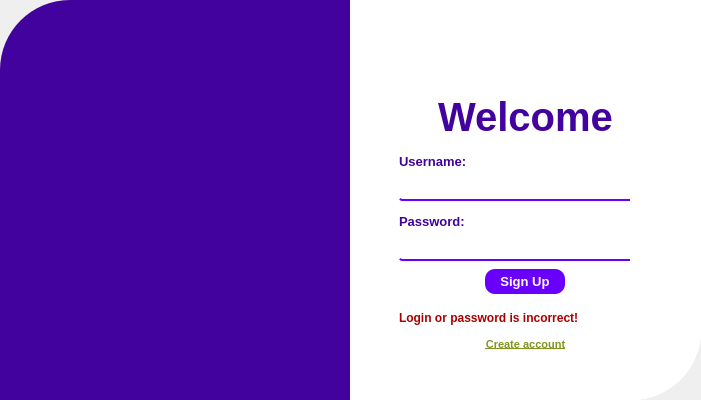
<?xml version="1.0" encoding="UTF-8"?>
<ui version="4.0">
 <class>LoginWindow</class>
 <widget class="QMainWindow" name="LoginWindow">
  <property name="geometry">
   <rect>
    <x>0</x>
    <y>0</y>
    <width>700</width>
    <height>400</height>
   </rect>
  </property>
  <property name="windowTitle">
   <string>MainWindow</string>
  </property>
  <property name="styleSheet">
   <string notr="true">QLineEdit{
	border:none;
	border-bottom: 2px solid rgb(105, 0, 255);
	border-radius: 3px;
}</string>
  </property>
  <widget class="QWidget" name="centralwidget">
   <property name="styleSheet">
    <string notr="true">background-color: transparent;
</string>
   </property>
   <layout class="QGridLayout" name="gridLayout">
    <property name="leftMargin">
     <number>0</number>
    </property>
    <property name="topMargin">
     <number>0</number>
    </property>
    <property name="rightMargin">
     <number>0</number>
    </property>
    <property name="bottomMargin">
     <number>0</number>
    </property>
    <property name="spacing">
     <number>0</number>
    </property>
    <item row="0" column="0" rowspan="2">
     <widget class="QWidget" name="widget" native="true">
      <property name="minimumSize">
       <size>
        <width>350</width>
        <height>0</height>
       </size>
      </property>
      <property name="maximumSize">
       <size>
        <width>350</width>
        <height>16777215</height>
       </size>
      </property>
      <property name="styleSheet">
       <string notr="true">background-color: rgb(66, 2, 157);
border-top-left-radius: 70px;</string>
      </property>
      <layout class="QGridLayout" name="gridLayout_3">
       <property name="leftMargin">
        <number>0</number>
       </property>
       <property name="topMargin">
        <number>0</number>
       </property>
       <property name="rightMargin">
        <number>0</number>
       </property>
       <property name="bottomMargin">
        <number>0</number>
       </property>
       <property name="spacing">
        <number>0</number>
       </property>
       <item row="0" column="1">
        <spacer name="verticalSpacer_4">
         <property name="orientation">
          <enum>Qt::Vertical</enum>
         </property>
         <property name="sizeHint" stdset="0">
          <size>
           <width>20</width>
           <height>40</height>
          </size>
         </property>
        </spacer>
       </item>
       <item row="2" column="1">
        <spacer name="verticalSpacer_3">
         <property name="orientation">
          <enum>Qt::Vertical</enum>
         </property>
         <property name="sizeHint" stdset="0">
          <size>
           <width>20</width>
           <height>40</height>
          </size>
         </property>
        </spacer>
       </item>
       <item row="1" column="0">
        <spacer name="horizontalSpacer_3">
         <property name="orientation">
          <enum>Qt::Horizontal</enum>
         </property>
         <property name="sizeHint" stdset="0">
          <size>
           <width>40</width>
           <height>20</height>
          </size>
         </property>
        </spacer>
       </item>
       <item row="1" column="1">
        <widget class="QLabel" name="label">
         <property name="minimumSize">
          <size>
           <width>0</width>
           <height>0</height>
          </size>
         </property>
         <property name="text">
          <string/>
         </property>
         <property name="pixmap">
          <pixmap resource="../static/resources_1.qrc">:/image/images/racoon.gif</pixmap>
         </property>
         <property name="alignment">
          <set>Qt::AlignCenter</set>
         </property>
        </widget>
       </item>
       <item row="1" column="2">
        <spacer name="horizontalSpacer_4">
         <property name="orientation">
          <enum>Qt::Horizontal</enum>
         </property>
         <property name="sizeHint" stdset="0">
          <size>
           <width>40</width>
           <height>20</height>
          </size>
         </property>
        </spacer>
       </item>
      </layout>
     </widget>
    </item>
    <item row="0" column="1">
     <widget class="QWidget" name="widget_2" native="true">
      <property name="styleSheet">
       <string notr="true">background-color: rgb(255, 255, 255);
border-bottom-right-radius: 70px;</string>
      </property>
      <layout class="QGridLayout" name="gridLayout_2">
       <property name="leftMargin">
        <number>0</number>
       </property>
       <property name="topMargin">
        <number>6</number>
       </property>
       <property name="rightMargin">
        <number>0</number>
       </property>
       <property name="bottomMargin">
        <number>0</number>
       </property>
       <property name="spacing">
        <number>0</number>
       </property>
       <item row="1" column="0">
        <widget class="QWidget" name="widget_4" native="true">
         <layout class="QGridLayout" name="gridLayout_6">
          <property name="leftMargin">
           <number>0</number>
          </property>
          <property name="topMargin">
           <number>0</number>
          </property>
          <property name="rightMargin">
           <number>0</number>
          </property>
          <property name="bottomMargin">
           <number>0</number>
          </property>
          <property name="spacing">
           <number>0</number>
          </property>
          <item row="0" column="0">
           <widget class="QStackedWidget" name="stackedWidget">
            <property name="styleSheet">
             <string notr="true">
background-color: rgb(255, 255, 255);</string>
            </property>
            <property name="lineWidth">
             <number>0</number>
            </property>
            <property name="currentIndex">
             <number>0</number>
            </property>
            <widget class="QWidget" name="sign_up_Page">
             <layout class="QGridLayout" name="gridLayout_5">
              <property name="leftMargin">
               <number>0</number>
              </property>
              <property name="topMargin">
               <number>0</number>
              </property>
              <property name="rightMargin">
               <number>0</number>
              </property>
              <property name="bottomMargin">
               <number>0</number>
              </property>
              <property name="horizontalSpacing">
               <number>0</number>
              </property>
              <item row="1" column="0">
               <spacer name="horizontalSpacer">
                <property name="orientation">
                 <enum>Qt::Horizontal</enum>
                </property>
                <property name="sizeType">
                 <enum>QSizePolicy::Fixed</enum>
                </property>
                <property name="sizeHint" stdset="0">
                 <size>
                  <width>40</width>
                  <height>20</height>
                 </size>
                </property>
               </spacer>
              </item>
              <item row="0" column="1">
               <spacer name="verticalSpacer_2">
                <property name="orientation">
                 <enum>Qt::Vertical</enum>
                </property>
                <property name="sizeType">
                 <enum>QSizePolicy::Fixed</enum>
                </property>
                <property name="sizeHint" stdset="0">
                 <size>
                  <width>20</width>
                  <height>30</height>
                 </size>
                </property>
               </spacer>
              </item>
              <item row="1" column="5">
               <spacer name="horizontalSpacer_2">
                <property name="orientation">
                 <enum>Qt::Horizontal</enum>
                </property>
                <property name="sizeType">
                 <enum>QSizePolicy::Fixed</enum>
                </property>
                <property name="sizeHint" stdset="0">
                 <size>
                  <width>40</width>
                  <height>20</height>
                 </size>
                </property>
               </spacer>
              </item>
              <item row="2" column="1">
               <spacer name="verticalSpacer">
                <property name="orientation">
                 <enum>Qt::Vertical</enum>
                </property>
                <property name="sizeType">
                 <enum>QSizePolicy::Fixed</enum>
                </property>
                <property name="sizeHint" stdset="0">
                 <size>
                  <width>20</width>
                  <height>40</height>
                 </size>
                </property>
               </spacer>
              </item>
              <item row="1" column="1" colspan="2">
               <widget class="QWidget" name="widget_3" native="true">
                <property name="styleSheet">
                 <string notr="true">color: rgb(66, 2, 157);</string>
                </property>
                <layout class="QGridLayout" name="gridLayout_4">
                 <item row="0" column="0" colspan="2">
                  <widget class="QLabel" name="logo_Label">
                   <property name="text">
                    <string/>
                   </property>
                   <property name="pixmap">
                    <pixmap resource="../static/resources_1.qrc">:/image/images/logo_login.png</pixmap>
                   </property>
                   <property name="alignment">
                    <set>Qt::AlignCenter</set>
                   </property>
                  </widget>
                 </item>
                 <item row="5" column="0" colspan="2">
                  <widget class="QLabel" name="label_5">
                   <property name="font">
                    <font>
                     <family>Arial</family>
                     <pointsize>10</pointsize>
                     <weight>75</weight>
                     <bold>true</bold>
                    </font>
                   </property>
                   <property name="text">
                    <string>Password:</string>
                   </property>
                  </widget>
                 </item>
                 <item row="1" column="0" colspan="2">
                  <widget class="QLabel" name="welcome_Label">
                   <property name="font">
                    <font>
                     <family>Arial</family>
                     <pointsize>30</pointsize>
                     <weight>75</weight>
                     <bold>true</bold>
                    </font>
                   </property>
                   <property name="text">
                    <string>Welcome</string>
                   </property>
                   <property name="alignment">
                    <set>Qt::AlignCenter</set>
                   </property>
                  </widget>
                 </item>
                 <item row="2" column="0" colspan="2">
                  <widget class="QLabel" name="user_Label">
                   <property name="font">
                    <font>
                     <family>Arial</family>
                     <pointsize>10</pointsize>
                     <weight>75</weight>
                     <bold>true</bold>
                    </font>
                   </property>
                   <property name="text">
                    <string>Username:</string>
                   </property>
                  </widget>
                 </item>
                 <item row="9" column="0" colspan="2">
                  <widget class="QPushButton" name="create_account_Button">
                   <property name="font">
                    <font>
                     <family>Arial</family>
                     <pointsize>8</pointsize>
                     <weight>75</weight>
                     <bold>true</bold>
                     <underline>true</underline>
                    </font>
                   </property>
                   <property name="styleSheet">
                    <string notr="true">color: rgb(130, 149, 33);
background-color: rgb(240, 240, 240);
background-color: transparent;
</string>
                   </property>
                   <property name="text">
                    <string>Create account</string>
                   </property>
                  </widget>
                 </item>
                 <item row="4" column="0">
                  <widget class="QLineEdit" name="user_Line">
                   <property name="font">
                    <font>
                     <family>Arial</family>
                     <pointsize>10</pointsize>
                     <weight>75</weight>
                     <bold>true</bold>
                    </font>
                   </property>
                  </widget>
                 </item>
                 <item row="6" column="0">
                  <widget class="QLineEdit" name="password_Line">
                   <property name="font">
                    <font>
                     <family>Arial</family>
                     <pointsize>10</pointsize>
                     <weight>75</weight>
                     <bold>true</bold>
                    </font>
                   </property>
                   <property name="echoMode">
                    <enum>QLineEdit::Password</enum>
                   </property>
                  </widget>
                 </item>
                 <item row="6" column="1">
                  <widget class="QPushButton" name="vision_pass_Buttom">
                   <property name="maximumSize">
                    <size>
                     <width>16</width>
                     <height>16</height>
                    </size>
                   </property>
                   <property name="styleSheet">
                    <string notr="true">border:none;</string>
                   </property>
                   <property name="text">
                    <string/>
                   </property>
                   <property name="icon">
                    <iconset resource="../static/resources_1.qrc">
                     <normaloff>:/icons/icon/eye (1).svg</normaloff>:/icons/icon/eye (1).svg</iconset>
                   </property>
                  </widget>
                 </item>
                 <item row="7" column="0" colspan="2" alignment="Qt::AlignHCenter|Qt::AlignVCenter">
                  <widget class="QPushButton" name="sign_up_Buttom">
                   <property name="minimumSize">
                    <size>
                     <width>80</width>
                     <height>25</height>
                    </size>
                   </property>
                   <property name="maximumSize">
                    <size>
                     <width>60</width>
                     <height>16777215</height>
                    </size>
                   </property>
                   <property name="font">
                    <font>
                     <family>Arial</family>
                     <pointsize>10</pointsize>
                     <weight>75</weight>
                     <bold>true</bold>
                    </font>
                   </property>
                   <property name="styleSheet">
                    <string notr="true">border-radius: 10px;
color: rgb(255, 255, 255);
background-color: rgb(105, 0, 255);

</string>
                   </property>
                   <property name="text">
                    <string>Sign Up</string>
                   </property>
                   <property name="checkable">
                    <bool>true</bool>
                   </property>
                  </widget>
                 </item>
                 <item row="8" column="0">
                  <widget class="QLabel" name="message_Label">
                   <property name="enabled">
                    <bool>true</bool>
                   </property>
                   <property name="font">
                    <font>
                     <family>Arial</family>
                     <weight>75</weight>
                     <bold>true</bold>
                    </font>
                   </property>
                   <property name="styleSheet">
                    <string notr="true">color: rgb(170, 0, 0);</string>
                   </property>
                   <property name="text">
                    <string>Login or password is incorrect!</string>
                   </property>
                  </widget>
                 </item>
                </layout>
               </widget>
              </item>
             </layout>
            </widget>
            <widget class="QWidget" name="login_Page">
             <layout class="QGridLayout" name="gridLayout_8">
              <property name="leftMargin">
               <number>0</number>
              </property>
              <property name="topMargin">
               <number>0</number>
              </property>
              <property name="rightMargin">
               <number>0</number>
              </property>
              <property name="bottomMargin">
               <number>0</number>
              </property>
              <property name="spacing">
               <number>0</number>
              </property>
              <item row="0" column="1">
               <spacer name="verticalSpacer_5">
                <property name="orientation">
                 <enum>Qt::Vertical</enum>
                </property>
                <property name="sizeType">
                 <enum>QSizePolicy::Fixed</enum>
                </property>
                <property name="sizeHint" stdset="0">
                 <size>
                  <width>20</width>
                  <height>30</height>
                 </size>
                </property>
               </spacer>
              </item>
              <item row="1" column="0">
               <spacer name="horizontalSpacer_5">
                <property name="orientation">
                 <enum>Qt::Horizontal</enum>
                </property>
                <property name="sizeType">
                 <enum>QSizePolicy::Fixed</enum>
                </property>
                <property name="sizeHint" stdset="0">
                 <size>
                  <width>40</width>
                  <height>20</height>
                 </size>
                </property>
               </spacer>
              </item>
              <item row="1" column="1">
               <widget class="QWidget" name="widget_5" native="true">
                <property name="styleSheet">
                 <string notr="true">color: rgb(66, 2, 157);</string>
                </property>
                <layout class="QGridLayout" name="gridLayout_7">
                 <item row="0" column="0" colspan="2">
                  <widget class="QLabel" name="logo_Label_2">
                   <property name="text">
                    <string/>
                   </property>
                   <property name="pixmap">
                    <pixmap resource="../static/resources_1.qrc">:/image/images/logo_login.png</pixmap>
                   </property>
                   <property name="alignment">
                    <set>Qt::AlignCenter</set>
                   </property>
                  </widget>
                 </item>
                 <item row="5" column="0" colspan="2">
                  <widget class="QLabel" name="label_8">
                   <property name="font">
                    <font>
                     <family>Arial</family>
                     <pointsize>10</pointsize>
                     <weight>75</weight>
                     <bold>true</bold>
                    </font>
                   </property>
                   <property name="text">
                    <string>Password:</string>
                   </property>
                  </widget>
                 </item>
                 <item row="9" column="0" colspan="2" alignment="Qt::AlignHCenter|Qt::AlignVCenter">
                  <widget class="QPushButton" name="pushButton_7">
                   <property name="minimumSize">
                    <size>
                     <width>80</width>
                     <height>25</height>
                    </size>
                   </property>
                   <property name="maximumSize">
                    <size>
                     <width>60</width>
                     <height>16777215</height>
                    </size>
                   </property>
                   <property name="font">
                    <font>
                     <family>Arial</family>
                     <pointsize>10</pointsize>
                     <weight>75</weight>
                     <bold>true</bold>
                    </font>
                   </property>
                   <property name="styleSheet">
                    <string notr="true">border-radius: 10px;
color: rgb(255, 255, 255);
background-color: rgb(105, 0, 255);

</string>
                   </property>
                   <property name="text">
                    <string>Login</string>
                   </property>
                  </widget>
                 </item>
                 <item row="4" column="0">
                  <widget class="QLineEdit" name="new_user_Line">
                   <property name="font">
                    <font>
                     <family>Arial</family>
                     <pointsize>10</pointsize>
                     <weight>75</weight>
                     <bold>true</bold>
                    </font>
                   </property>
                  </widget>
                 </item>
                 <item row="6" column="0">
                  <widget class="QLineEdit" name="new_psw_Line">
                   <property name="font">
                    <font>
                     <family>Arial</family>
                     <pointsize>10</pointsize>
                     <weight>75</weight>
                     <bold>true</bold>
                    </font>
                   </property>
                   <property name="echoMode">
                    <enum>QLineEdit::Password</enum>
                   </property>
                  </widget>
                 </item>
                 <item row="7" column="0">
                  <widget class="QLabel" name="repeat_psw_Label">
                   <property name="font">
                    <font>
                     <family>Arial</family>
                     <pointsize>10</pointsize>
                     <weight>75</weight>
                     <bold>true</bold>
                    </font>
                   </property>
                   <property name="text">
                    <string>Repeat the password:</string>
                   </property>
                  </widget>
                 </item>
                 <item row="1" column="0" colspan="2">
                  <widget class="QLabel" name="welcome_Label_2">
                   <property name="font">
                    <font>
                     <family>Arial</family>
                     <pointsize>26</pointsize>
                     <weight>75</weight>
                     <bold>true</bold>
                    </font>
                   </property>
                   <property name="text">
                    <string>Create account</string>
                   </property>
                   <property name="alignment">
                    <set>Qt::AlignCenter</set>
                   </property>
                  </widget>
                 </item>
                 <item row="2" column="0" colspan="2">
                  <widget class="QLabel" name="user_Label_2">
                   <property name="font">
                    <font>
                     <family>Arial</family>
                     <pointsize>10</pointsize>
                     <weight>75</weight>
                     <bold>true</bold>
                    </font>
                   </property>
                   <property name="text">
                    <string>Username:</string>
                   </property>
                  </widget>
                 </item>
                 <item row="8" column="0">
                  <widget class="QLineEdit" name="repeat_new_psw_Line">
                   <property name="font">
                    <font>
                     <family>Arial</family>
                     <pointsize>10</pointsize>
                     <weight>75</weight>
                     <bold>true</bold>
                    </font>
                   </property>
                   <property name="echoMode">
                    <enum>QLineEdit::Password</enum>
                   </property>
                  </widget>
                 </item>
                 <item row="6" column="1">
                  <widget class="QPushButton" name="vision_new_psw_Buttom">
                   <property name="maximumSize">
                    <size>
                     <width>16</width>
                     <height>16</height>
                    </size>
                   </property>
                   <property name="styleSheet">
                    <string notr="true">border:none;</string>
                   </property>
                   <property name="text">
                    <string/>
                   </property>
                   <property name="icon">
                    <iconset resource="../static/resources_1.qrc">
                     <normaloff>:/icons/icon/eye (1).svg</normaloff>:/icons/icon/eye (1).svg</iconset>
                   </property>
                  </widget>
                 </item>
                </layout>
               </widget>
              </item>
              <item row="1" column="2">
               <spacer name="horizontalSpacer_6">
                <property name="orientation">
                 <enum>Qt::Horizontal</enum>
                </property>
                <property name="sizeType">
                 <enum>QSizePolicy::Fixed</enum>
                </property>
                <property name="sizeHint" stdset="0">
                 <size>
                  <width>40</width>
                  <height>20</height>
                 </size>
                </property>
               </spacer>
              </item>
              <item row="2" column="1">
               <spacer name="verticalSpacer_6">
                <property name="orientation">
                 <enum>Qt::Vertical</enum>
                </property>
                <property name="sizeType">
                 <enum>QSizePolicy::Fixed</enum>
                </property>
                <property name="sizeHint" stdset="0">
                 <size>
                  <width>20</width>
                  <height>40</height>
                 </size>
                </property>
               </spacer>
              </item>
              <item row="0" column="0">
               <widget class="QPushButton" name="back_Button">
                <property name="text">
                 <string/>
                </property>
                <property name="icon">
                 <iconset resource="../static/resources_1.qrc">
                  <normaloff>:/icons/icon/left.svg</normaloff>:/icons/icon/left.svg</iconset>
                </property>
                <property name="iconSize">
                 <size>
                  <width>24</width>
                  <height>24</height>
                 </size>
                </property>
               </widget>
              </item>
             </layout>
            </widget>
           </widget>
          </item>
         </layout>
        </widget>
       </item>
       <item row="0" column="0" alignment="Qt::AlignRight">
        <widget class="QPushButton" name="closeButton">
         <property name="styleSheet">
          <string notr="true">background-color: transparent;</string>
         </property>
         <property name="text">
          <string/>
         </property>
         <property name="icon">
          <iconset resource="../static/resources_1.qrc">
           <normaloff>:/icons/icon/x-circle 2.svg</normaloff>:/icons/icon/x-circle 2.svg</iconset>
         </property>
        </widget>
       </item>
      </layout>
     </widget>
    </item>
   </layout>
  </widget>
 </widget>
 <resources>
  <include location="../static/resources_1.qrc"/>
 </resources>
 <connections>
  <connection>
   <sender>create_account_Button</sender>
   <signal>toggled(bool)</signal>
   <receiver>create_account_Button</receiver>
   <slot>setChecked(bool)</slot>
   <hints>
    <hint type="sourcelabel">
     <x>527</x>
     <y>330</y>
    </hint>
    <hint type="destinationlabel">
     <x>621</x>
     <y>328</y>
    </hint>
   </hints>
  </connection>
  <connection>
   <sender>back_Button</sender>
   <signal>toggled(bool)</signal>
   <receiver>back_Button</receiver>
   <slot>setChecked(bool)</slot>
   <hints>
    <hint type="sourcelabel">
     <x>374</x>
     <y>35</y>
    </hint>
    <hint type="destinationlabel">
     <x>381</x>
     <y>41</y>
    </hint>
   </hints>
  </connection>
 </connections>
</ui>
